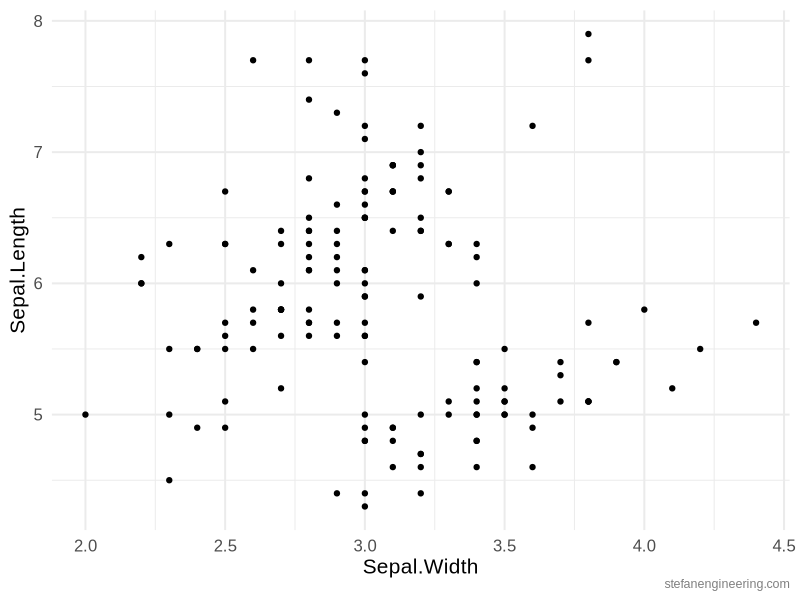

Write R code to recreate this figure. (Note: this script raises an error after producing the figure.)
## ---- chunk 1
## Load frequently used packages for blog posts
library(sessioninfo) # for session_info()
library(ggplot2)
library(here)

## For R images to display well in the RSS feed (disable for local preview)
# knitr::opts_knit$set(base.url = 'stefanengineering.com/post/')

# Don't show code by default
knitr::opts_chunk$set(echo = FALSE, warning = FALSE, comment = NA, message = FALSE)
knitr::opts_knit$set(global.par = TRUE)

# CB Palette like ESL
cbPalette <- c(
  "#999999", "#E69F00", "#56B4E9", "#009E73",
  "#F0E442", "#0072B2", "#D55E00", "#CC79A7")

# Based on minimal theme
theme_set(
  theme_minimal(base_size = 15, base_family = "Arial") %+replace%
    theme(
      plot.caption = element_text(size = 9, color = "gray50", hjust=1)
      #panel.grid.major  = element_blank(),
      # panel.grid.minor  = element_blank(),
    )
)
## ---- chunk 2
ggplot(iris) +
  geom_point(aes(x = Sepal.Width, y = Sepal.Length)) +
  labs(caption = "stefanengineering.com") +
  theme(plot.caption = element_text(size = 9, color = "gray50"))
## ---- chunk 3
## Reproducibility info
options(width = 120)
session_info()
